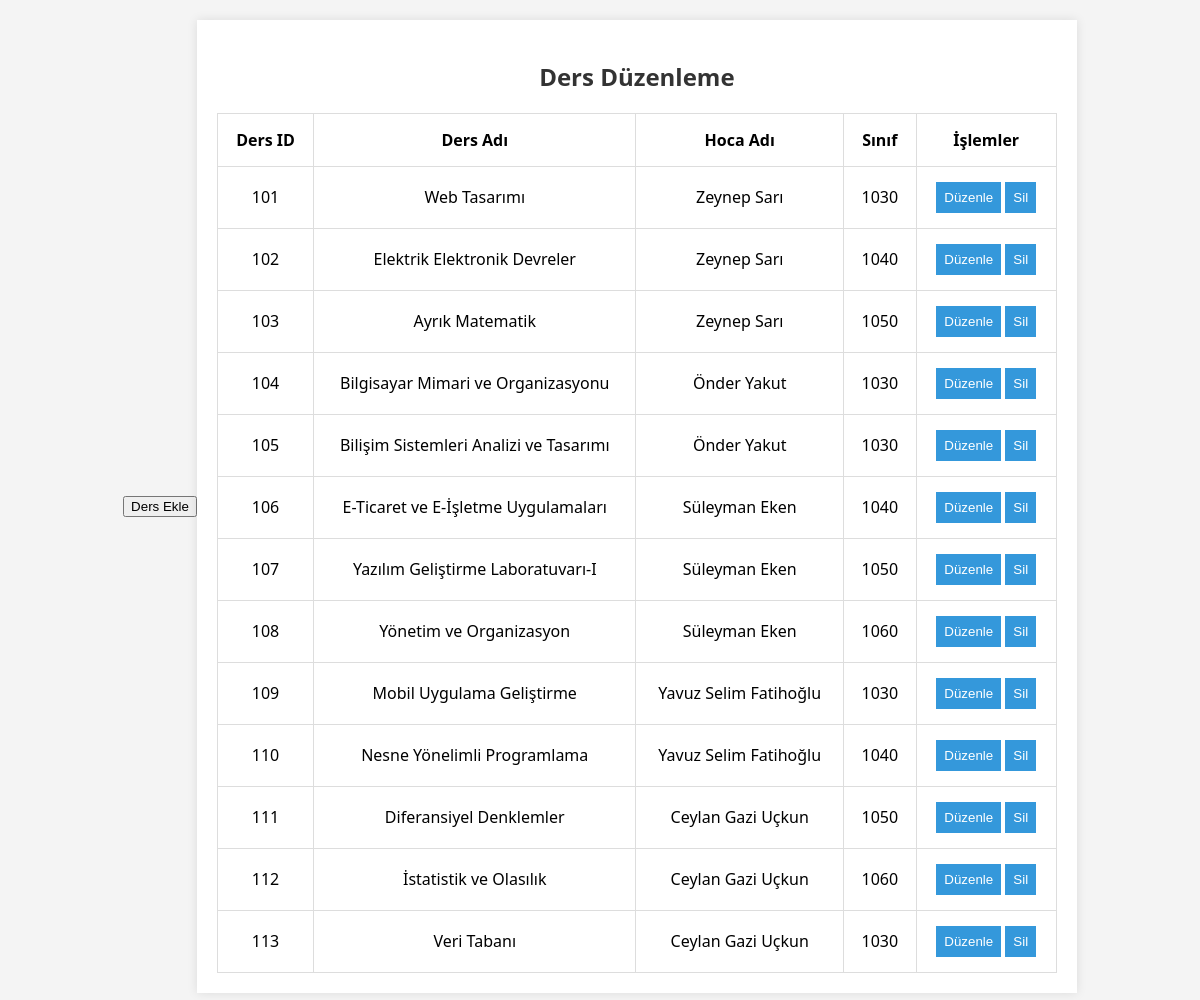
Screenshot of /veri_duzenle.php with the database file from the repository.
### tables this page shows
CREATE TABLE `dersler` (
  `ders_id` int NOT NULL,
  `ders_adi` varchar(255) NOT NULL,
  `ders_sinif` int NOT NULL,
  `saat` varchar(45) NOT NULL,
  `gun` varchar(45) DEFAULT NULL,
  `renk` varchar(45) NOT NULL
);

CREATE TABLE `hocalar` (
  `hoca_id` int NOT NULL,
  `hoca_adi` varchar(255) NOT NULL
);

### veri_duzenle.php (the view, shortened to what this page needs)
<?php
$servername = "localhost";
$username = "root";
$password = "root";
$dbname = "proje";
$conn = new mysqli($servername, $username, $password, $dbname);
$sql = "SELECT d.*, h.hoca_adi FROM dersler d
        LEFT JOIN hoca_ders hd ON d.ders_id = hd.ders_id
        LEFT JOIN hocalar h ON hd.hoca_id = h.hoca_id";
$result = $conn->query($sql);
$dersler = array();
while ($row = $result->fetch_assoc()) {
    $dersler[] = $row;
}
?>
<!DOCTYPE html>
<html lang="en">
<head>
</head>
<body>
        <button onclick="openAddModal()">Ders Ekle</button>
    <div id="form-container">
        <h2>Ders Düzenleme</h2>
        <table>
            <tr>
                <th>Ders ID</th>
                <th>Ders Adı</th>
                <th>Hoca Adı</th>
                <th>Sınıf</th>
                <th>İşlemler</th>
            </tr>
            <?php foreach ($dersler as $ders): ?>
                <tr>
                    <td><?php echo $ders['ders_id']; ?></td>
                    <td><?php echo $ders['ders_adi']; ?></td>
                    <td><?php echo $ders['hoca_adi']; ?></td>
                    <td><?php echo $ders['ders_sinif']; ?></td>
                    <td>
                        <button class="edit-btn" onclick="openModal('<?php echo $ders['ders_id']; ?>')">Düzenle</button>
                        <form style="display:inline;" method="post" action="<?php echo htmlspecialchars($_SERVER["PHP_SELF"]); ?>">
                            <button type="submit" name="delete" onclick="return confirm('Bu dersi silmek istediğinizden emin misiniz?')" class="delete-btn">Sil</button>
                        </form>
                    </td>
                </tr>
            <?php endforeach; ?>
        </table>
    </div>
</body>
</html>

### veri_duzenle.php (style rules this page uses)
body { font-family: 'Segoe UI', Tahoma, Geneva, Verdana, sans-serif; margin: 0; padding: 0; background-color: #f4f4f4; display: flex; justify-content: center; align-items: center; min-height: 100vh; }
h2 { color: #333; text-align: center; }
#form-container { width: 70%; box-shadow: 0 0 10px rgba(0, 0, 0, 0.1); padding: 20px; background-color: #fff; margin-top: 20px; margin-bottom: 20px; }
table { width: 100%; border-collapse: collapse; margin-top: 20px; }
th, td { border: 1px solid #ddd; padding: 15px; text-align: center; }
.edit-btn, .delete-btn { padding: 8px; background-color: #3498db; color: #fff; cursor: pointer; border: none; }

### rows the page displays
dersler: ders_id "101", ders_adi "Web Tasarımı", hocalar.hoca_adi "Zeynep Sarı", ders_sinif "1030"
dersler: ders_id "102", ders_adi "Elektrik Elektronik Devreler", hocalar.hoca_adi "Zeynep Sarı", ders_sinif "1040"
dersler: ders_id "103", ders_adi "Ayrık Matematik", hocalar.hoca_adi "Zeynep Sarı", ders_sinif "1050"
dersler: ders_id "104", ders_adi "Bilgisayar Mimari ve Organizasyonu", hocalar.hoca_adi "Önder Yakut", ders_sinif "1030"
dersler: ders_id "105", ders_adi "Bilişim Sistemleri Analizi ve Tasarımı", hocalar.hoca_adi "Önder Yakut", ders_sinif "1030"
dersler: ders_id "106", ders_adi "E-Ticaret ve E-İşletme Uygulamaları", hocalar.hoca_adi "Süleyman Eken", ders_sinif "1040"
dersler: ders_id "107", ders_adi "Yazılım Geliştirme Laboratuvarı-I", hocalar.hoca_adi "Süleyman Eken", ders_sinif "1050"
dersler: ders_id "108", ders_adi "Yönetim ve Organizasyon", hocalar.hoca_adi "Süleyman Eken", ders_sinif "1060"
dersler: ders_id "109", ders_adi "Mobil Uygulama Geliştirme", hocalar.hoca_adi "Yavuz Selim Fatihoğlu", ders_sinif "1030"
dersler: ders_id "110", ders_adi "Nesne Yönelimli Programlama", hocalar.hoca_adi "Yavuz Selim Fatihoğlu", ders_sinif "1040"
dersler: ders_id "111", ders_adi "Diferansiyel Denklemler", hocalar.hoca_adi "Ceylan Gazi Uçkun", ders_sinif "1050"
dersler: ders_id "112", ders_adi "İstatistik ve Olasılık", hocalar.hoca_adi "Ceylan Gazi Uçkun", ders_sinif "1060"
dersler: ders_id "113", ders_adi "Veri Tabanı", hocalar.hoca_adi "Ceylan Gazi Uçkun", ders_sinif "1030"
